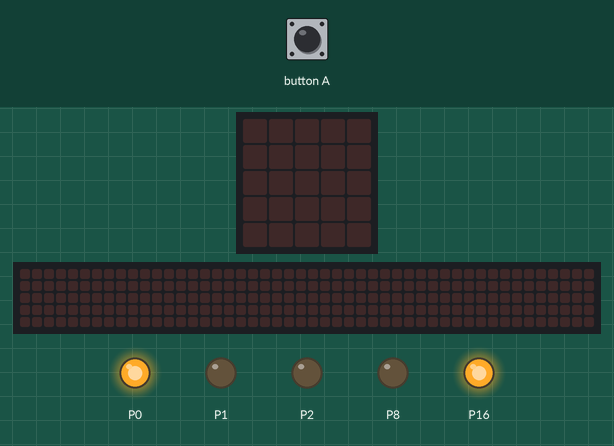
The program below on a simulated BBC micro:bit (MakeCode). Shown: the board's 5×5 LED display, a strip that is not on the board, showing the scrolling text unrolled, output pins drawn as LEDs (lit = HIGH). Inputs (shaded band) come from the test bench. The 48×5 strip is a reading aid, not a part: it shows the text the display is scrolling, unrolled, one strip-width of it at a time.

Above: at 1.2 s.
1.3 s: button A pressed for 0.15 s
At 18.6 s:
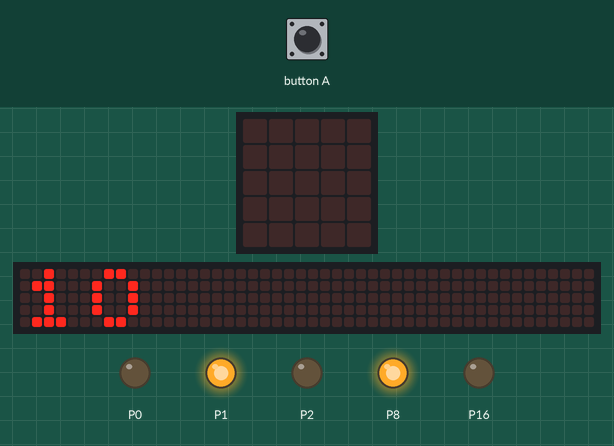
20.4 s: button A pressed for 0.15 s
At 44.97 s:
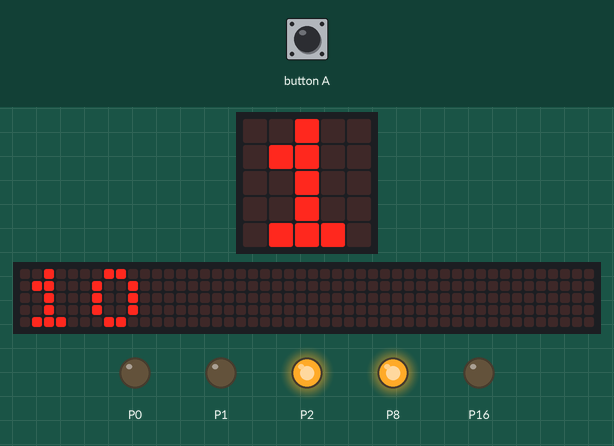
55.1 s: button A pressed for 0.15 s
At 56.4 s:
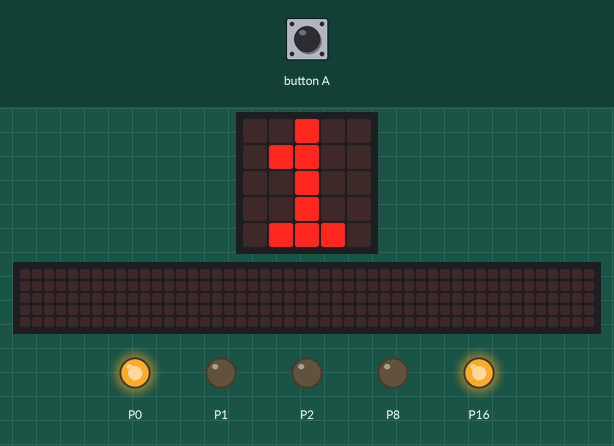
Timing chart, 0 to 80.2 s (numbered marks = the images above; inputs shaded):
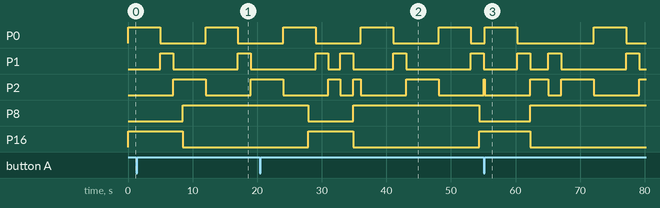

The program:

main.ts
```typescript
function Jaune () {
    pins.digitalWritePin(DigitalPin.P0, 0)
    pins.digitalWritePin(DigitalPin.P1, 1)
    pins.digitalWritePin(DigitalPin.P2, 0)
}
function Rouge () {
    pins.digitalWritePin(DigitalPin.P0, 0)
    pins.digitalWritePin(DigitalPin.P1, 0)
    pins.digitalWritePin(DigitalPin.P2, 1)
}
input.onButtonPressed(Button.A, function () {
    Vert()
    basic.pause(5000)
    Jaune()
    basic.pause(2000)
    Pieton()
    Rouge()
    basic.pause(10000)
    basic.showNumber(10)
    basic.showNumber(9)
    basic.showNumber(8)
    basic.showNumber(7)
    basic.showNumber(6)
    basic.showNumber(5)
    basic.showNumber(4)
    basic.showNumber(3)
    basic.showNumber(2)
    basic.showNumber(1)
    Non_pieton()
})
function Non_pieton () {
    pins.digitalWritePin(DigitalPin.P8, 0)
    pins.digitalWritePin(DigitalPin.P16, 1)
}
function Vert () {
    pins.digitalWritePin(DigitalPin.P0, 1)
    pins.digitalWritePin(DigitalPin.P1, 0)
    pins.digitalWritePin(DigitalPin.P2, 0)
}
function Pieton () {
    pins.digitalWritePin(DigitalPin.P8, 1)
    pins.digitalWritePin(DigitalPin.P16, 0)
}
Non_pieton()
basic.forever(function () {
    Vert()
    basic.pause(5000)
    Jaune()
    basic.pause(2000)
    Rouge()
    basic.pause(5000)
})
```

test.ts
```typescript
// les tests vont ici ; cela ne sera pas compilé si ce paquet est utilisé en tant qu'extension.
```

Measured:
- after the input at 1.3 s, P8: LOW → HIGH after 7.2 s; P16: HIGH → LOW after 7.2 s; the display: changes after 17.2 s (image 1)
- after the input at 55.1 s, P0: alternates HIGH for 5.0 s and LOW for 11.9 s, starting after 0.15 s; P8: LOW → HIGH after 7.2 s; P16: HIGH → LOW after 7.2 s
- by itself, P0: alternates HIGH for 5.0 s and LOW for 7.0 s
